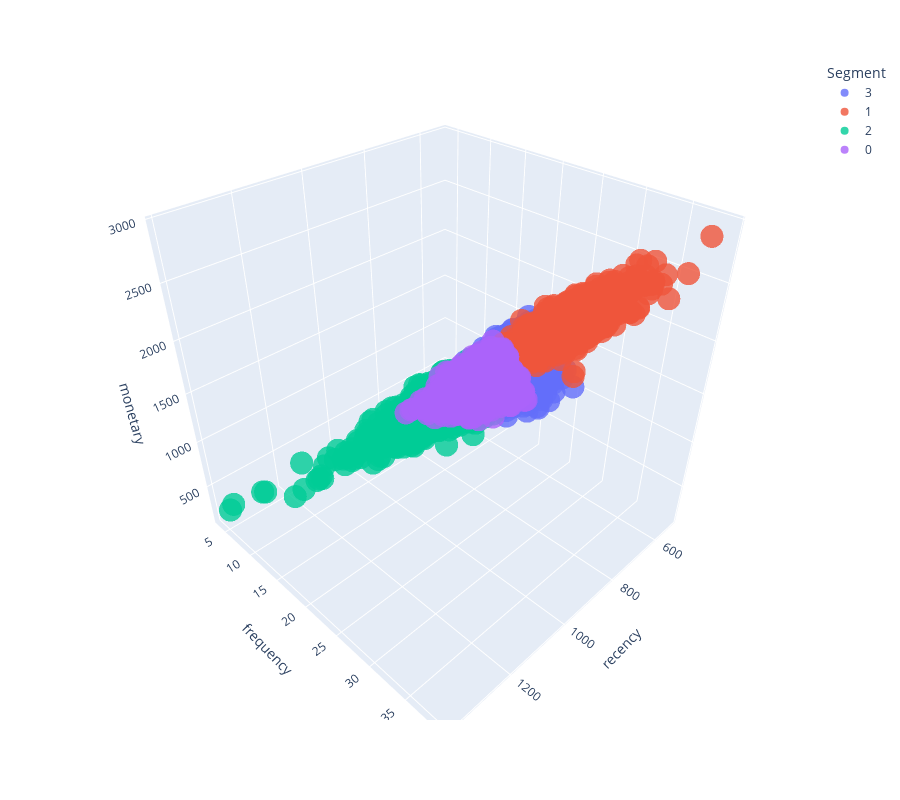

This figure's notebook cell:
### Code cell
X['Segment'] = list(map(str, Segment))
fig = px.scatter_3d(X, x='recency', y='frequency', z='monetary', color='Segment',
                   opacity = 0.8, height=800)
fig.show() # to show as static image: fig.show('svg')

### Figure 1 — Plotly figure (JSON) as saved in the notebook; plotly's stock layout.template omitted (floating-point values rounded to 4 significant figures; data arrays with more than 128 entries replaced by an {"elided": "..."} marker saying what was removed)
{"data": [{"hovertemplate": "Segment=3<br>recency=%{x}<br>frequency=%{y}<br>monetary=%{z}<extra></extra>", "legendgroup": "3", "marker": {"color": "#636efa", "opacity": 0.8, "symbol": "circle"}, "mode": "markers", "name": "3", "scene": "scene", "showlegend": true, "type": "scatter3d", "x": {"elided": "2745 int values"}, "y": {"elided": "2745 int values"}, "z": {"elided": "2745 int values"}}, {"hovertemplate": "Segment=1<br>recency=%{x}<br>frequency=%{y}<br>monetary=%{z}<extra></extra>", "legendgroup": "1", "marker": {"color": "#EF553B", "opacity": 0.8, "symbol": "circle"}, "mode": "markers", "name": "1", "scene": "scene", "showlegend": true, "type": "scatter3d", "x": {"elided": "1738 int values"}, "y": {"elided": "1738 int values"}, "z": {"elided": "1738 int values"}}, {"hovertemplate": "Segment=2<br>recency=%{x}<br>frequency=%{y}<br>monetary=%{z}<extra></extra>", "legendgroup": "2", "marker": {"color": "#00cc96", "opacity": 0.8, "symbol": "circle"}, "mode": "markers", "name": "2", "scene": "scene", "showlegend": true, "type": "scatter3d", "x": {"elided": "641 int values"}, "y": {"elided": "641 int values"}, "z": {"elided": "641 int values"}}, {"hovertemplate": "Segment=0<br>recency=%{x}<br>frequency=%{y}<br>monetary=%{z}<extra></extra>", "legendgroup": "0", "marker": {"color": "#ab63fa", "opacity": 0.8, "symbol": "circle"}, "mode": "markers", "name": "0", "scene": "scene", "showlegend": true, "type": "scatter3d", "x": {"elided": "1765 int values"}, "y": {"elided": "1765 int values"}, "z": {"elided": "1765 int values"}}], "layout": {"height": 800, "legend": {"title": {"text": "Segment"}, "tracegroupgap": 0}, "margin": {"t": 60}, "scene": {"domain": {"x": [0, 1], "y": [0, 1]}, "xaxis": {"title": {"text": "recency"}}, "yaxis": {"title": {"text": "frequency"}}, "zaxis": {"title": {"text": "monetary"}}}}}
